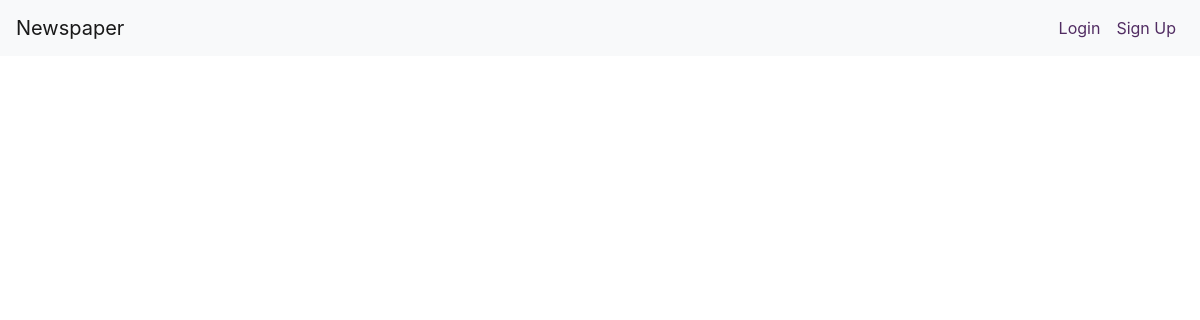
The page /articles/ on the database as committed earlier.
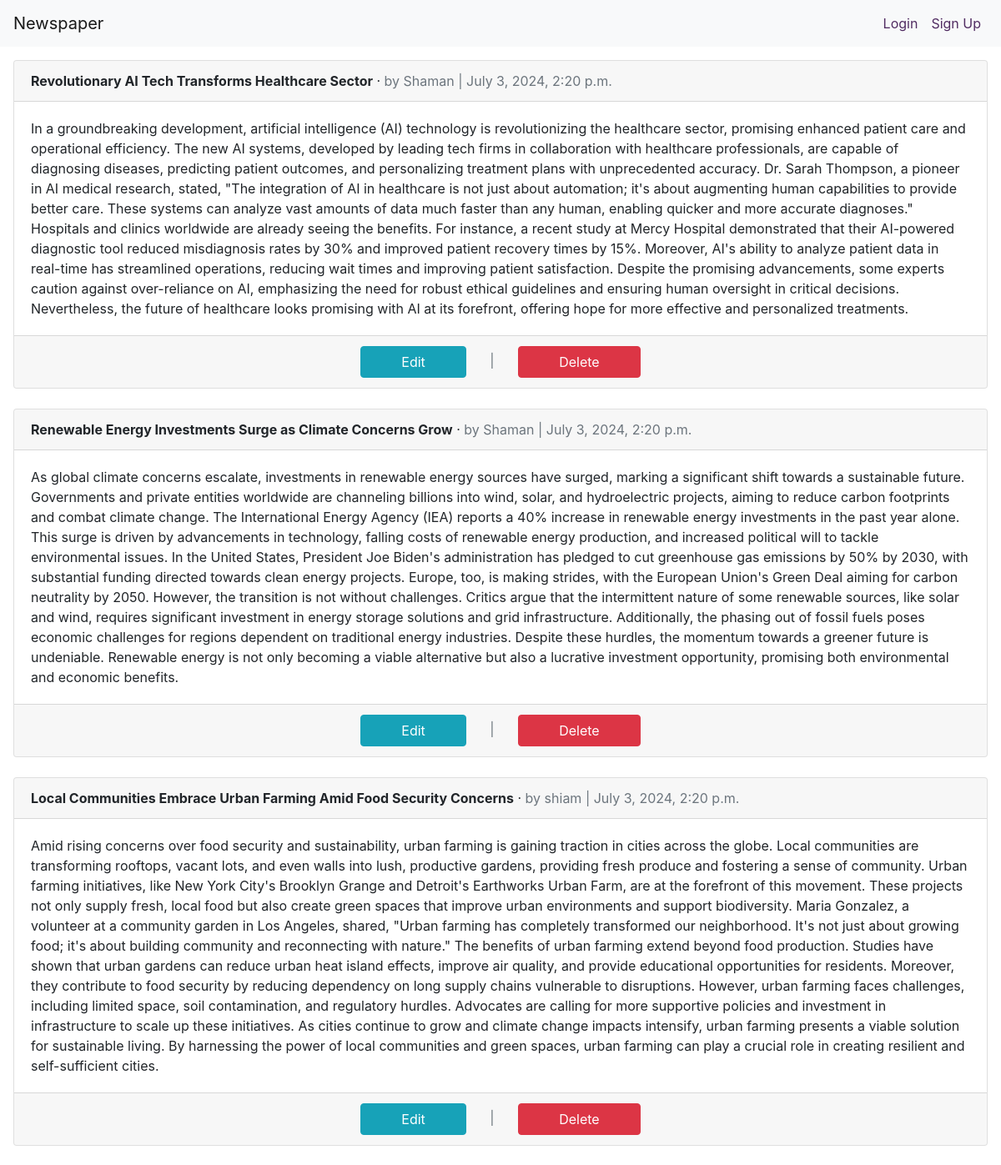
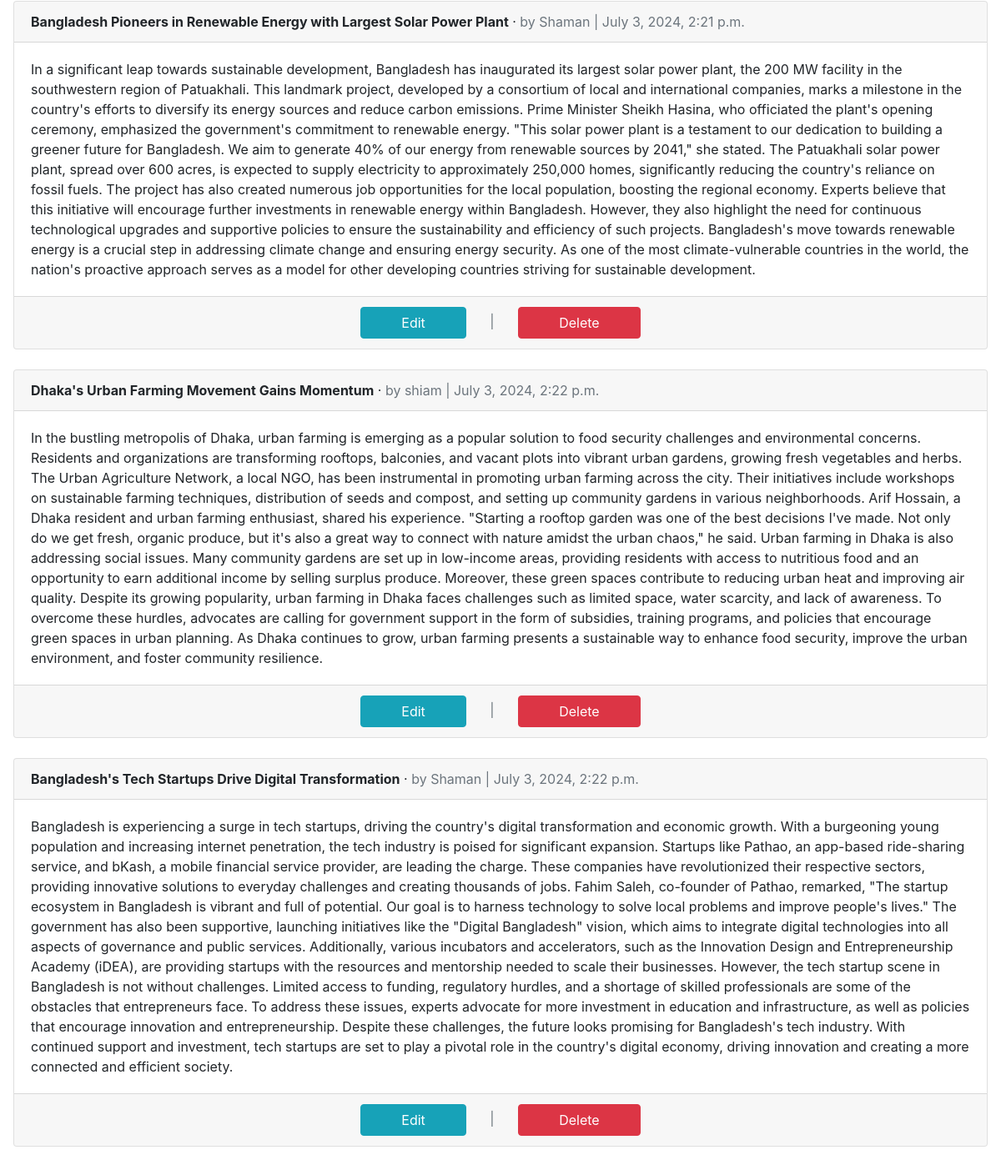
The same page on the database as committed later (2 pictures, top to bottom).
### articles/models.py (models this page shows, shortened)
class Article(models.Model):
    title = models.CharField(max_length=255)
    body = models.TextField()
    date = models.DateTimeField(auto_now_add=True)
    author = models.ForeignKey(
        get_user_model(),
        on_delete=models.CASCADE
    )

### users/models.py (models this page shows)
class CustomUser(AbstractUser):
    age= models.PositiveIntegerField(null=True, blank=True)

### articles/views.py (the view)
# urls.py: path('', ArticleListView.as_view(), name='article_list'),
class ArticleListView(ListView):
    model =  Article
    template_name = 'article_list.html'

### templates/article_list.html (shortened to what this page needs)
{%  extends 'base.html' %}
{% block content %}
    {% for article in object_list %}
        <div class="card">
            <div class="card-header">
                <span class="font-weight-bold">{{ article.title }}</span> &middot;
                <span class="text-muted">by {{ article.author }} | {{ article.date }}</span>
            </div>
            <div class="card-body">
                {{ article.body }}
            </div>
            <div class="card-footer text-center text-muted">
                <a class="btn btn-info mx-4 px-5" href="#">Edit</a> | <a class="btn btn-danger mx-4 px-5" href="#">Delete</a>
            </div>
        </div>
        <br />
    {% endfor %}
{% endblock content %}

### templates/base.html (shortened to what this page needs)
<!DOCTYPE html>
<html lang="en">
  <head>
    <link
      href="https://stackpath.bootstrapcdn.com/bootstrap/4.5.2/css/bootstrap.min.css"
      rel="stylesheet"
    />
  </head>
  <body>
    <nav class="navbar navbar-expand-lg navbar-light bg-light">
      <a class="navbar-brand" href="{% url "home" %}">Newspaper</a>
      <div class="collapse navbar-collapse" id="navbarNav">
          <ul class="navbar-nav ml-auto">
              {% if user.is_authenticated %}
                  <li class="nav-item">
                      <a class="nav-link" href="#" style="color: #43AB92">Welcome, {{ user.username }}</a>
                  </li>
                  <li class="nav-item">
                      <a class="nav-link" href="{% url 'logout' %}" style="color: #C93838" >Logout</a>
                  </li>
                  <li class="nav-item">
                      <a class="nav-link" href="{% url 'password_change' %}" style="color: #F75F00" >Change Password</a>
                  </li>
              {% else %}
                  <li class="nav-item">
                      <a class="nav-link" style="color: #512C62"  href="{% url 'login' %}">Login</a>
                  </li>
                  <li class="nav-item">
                      <a class="nav-link" style="color: #512C62"  href="{% url 'signup' %}">Sign Up</a>
                  </li>
              {% endif %}
          </ul>
      </div>
  </nav>
  <div class="m-3">
    {% block content %} {% endblock %}
  </div>
  </body>
</html>

Rows that differ between the two databases and show on the page:
added Article: title "Revolutionary AI Tech Transforms Healthcare Sector", author "Shaman", date "July 3, 2024, 2:20 p.m.", body "In a groundbreaking development, artificial intelligence (AI) technology is revolutionizing the healthcare sector, promising enhanced patient care and operational efficiency. The new AI systems, developed by leading tech firms in collaboration with healthcare professionals, are capable of diagnosing diseases, predicting patient outcomes, and personalizing treatment plans with unprecedented accuracy. Dr. Sarah Thompson, a pioneer in AI medical research, stated, \"The integration of AI in healthcare is not just about automation; it's about augmenting human capabilities to provide better care. These systems can analyze vast amounts of data much faster than any human, enabling quicker and more…"
added Article: title "Renewable Energy Investments Surge as Climate Concerns Grow", author "Shaman", date "July 3, 2024, 2:20 p.m.", body "As global climate concerns escalate, investments in renewable energy sources have surged, marking a significant shift towards a sustainable future. Governments and private entities worldwide are channeling billions into wind, solar, and hydroelectric projects, aiming to reduce carbon footprints and combat climate change. The International Energy Agency (IEA) reports a 40% increase in renewable energy investments in the past year alone. This surge is driven by advancements in technology, falling costs of renewable energy production, and increased political will to tackle environmental issues. In the United States, President Joe Biden's administration has pledged to cut greenhouse gas…"
added Article: title "Local Communities Embrace Urban Farming Amid Food Security Concerns", author "shiam", date "July 3, 2024, 2:20 p.m.", body "Amid rising concerns over food security and sustainability, urban farming is gaining traction in cities across the globe. Local communities are transforming rooftops, vacant lots, and even walls into lush, productive gardens, providing fresh produce and fostering a sense of community. Urban farming initiatives, like New York City's Brooklyn Grange and Detroit's Earthworks Urban Farm, are at the forefront of this movement. These projects not only supply fresh, local food but also create green spaces that improve urban environments and support biodiversity. Maria Gonzalez, a volunteer at a community garden in Los Angeles, shared, \"Urban farming has completely transformed our neighborhood.…"
added Article: title "Bangladesh Pioneers in Renewable Energy with Largest Solar Power Plant", author "Shaman", date "July 3, 2024, 2:21 p.m.", body "In a significant leap towards sustainable development, Bangladesh has inaugurated its largest solar power plant, the 200 MW facility in the southwestern region of Patuakhali. This landmark project, developed by a consortium of local and international companies, marks a milestone in the country's efforts to diversify its energy sources and reduce carbon emissions. Prime Minister Sheikh Hasina, who officiated the plant's opening ceremony, emphasized the government's commitment to renewable energy. \"This solar power plant is a testament to our dedication to building a greener future for Bangladesh. We aim to generate 40% of our energy from renewable sources by 2041,\" she stated. The Patuakhali…"
added Article: title "Dhaka's Urban Farming Movement Gains Momentum", author "shiam", date "July 3, 2024, 2:22 p.m.", body "In the bustling metropolis of Dhaka, urban farming is emerging as a popular solution to food security challenges and environmental concerns. Residents and organizations are transforming rooftops, balconies, and vacant plots into vibrant urban gardens, growing fresh vegetables and herbs. The Urban Agriculture Network, a local NGO, has been instrumental in promoting urban farming across the city. Their initiatives include workshops on sustainable farming techniques, distribution of seeds and compost, and setting up community gardens in various neighborhoods. Arif Hossain, a Dhaka resident and urban farming enthusiast, shared his experience. \"Starting a rooftop garden was one of the best…"
added Article: title "Bangladesh's Tech Startups Drive Digital Transformation", author "Shaman", date "July 3, 2024, 2:22 p.m.", body "Bangladesh is experiencing a surge in tech startups, driving the country's digital transformation and economic growth. With a burgeoning young population and increasing internet penetration, the tech industry is poised for significant expansion. Startups like Pathao, an app-based ride-sharing service, and bKash, a mobile financial service provider, are leading the charge. These companies have revolutionized their respective sectors, providing innovative solutions to everyday challenges and creating thousands of jobs. Fahim Saleh, co-founder of Pathao, remarked, \"The startup ecosystem in Bangladesh is vibrant and full of potential. Our goal is to harness technology to solve local problems…"
